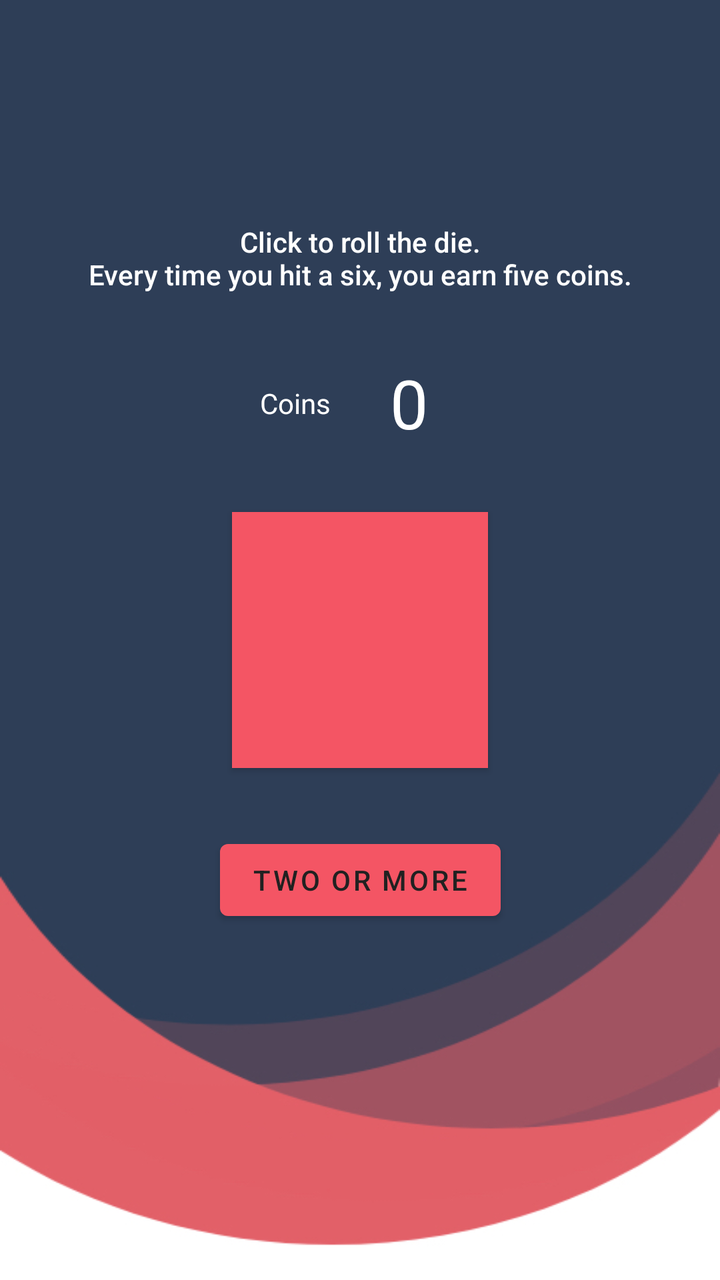
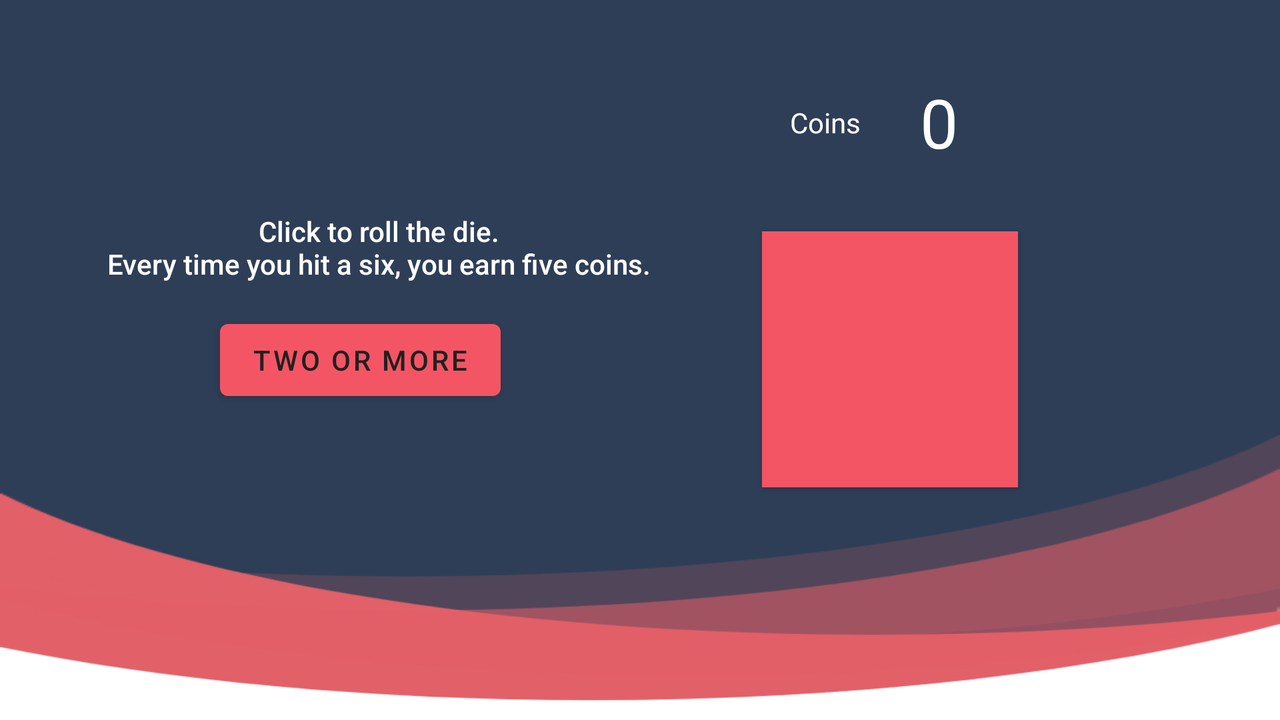

Compare how this app lays out the same screen by default and in its alternative resource folder. The renders come first, then the two layout files and the values they reference.
<!-- AndroidManifest.xml: application theme Theme.DiceGames -->
<!-- res/layout/activity_wallet.xml -->
<?xml version="1.0" encoding="utf-8"?>
<androidx.constraintlayout.widget.ConstraintLayout xmlns:android="http://schemas.android.com/apk/res/android"
    xmlns:app="http://schemas.android.com/apk/res-auto"
    xmlns:tools="http://schemas.android.com/tools"
    android:layout_width="match_parent"
    android:layout_height="match_parent"
    android:gravity="center"
    android:background="@drawable/backg"
    tools:context=".WalletActivity">

  <TextView
      android:id="@+id/txt_info"
      android:layout_width="0dp"
      android:layout_height="wrap_content"
      android:layout_marginBottom="8dp"
      android:padding="8dp"
      android:text="@string/wallet_info"
      android:textAlignment="center"
      android:textAppearance="@style/TextAppearance.AppCompat.Body2"
      android:textColor="#FFFFFF"
      app:layout_constraintBottom_toTopOf="@+id/txt_balance"
      app:layout_constraintEnd_toEndOf="parent"
      app:layout_constraintStart_toStartOf="parent" />


  <TextView
      android:id="@+id/txt_balance_label"
      android:layout_width="wrap_content"
      android:layout_height="wrap_content"
      android:text="@string/coins"
      android:textColor="#FFFFFF"
      app:layout_constraintBottom_toBottomOf="@+id/txt_balance"
      app:layout_constraintEnd_toStartOf="@+id/txt_balance"
      app:layout_constraintHorizontal_bias="0.5"
      app:layout_constraintStart_toStartOf="@+id/btn_die"
      app:layout_constraintTop_toTopOf="@+id/txt_balance" />


  <TextView
      android:id="@+id/txt_balance"
      android:layout_width="wrap_content"
      android:layout_height="wrap_content"
      android:layout_marginBottom="16dp"
      android:padding="16dp"
      android:text="@string/zero"
      android:textAppearance="@style/TextAppearance.AppCompat.Display1"
      android:textColor="#FFFFFF"
      app:layout_constraintBottom_toTopOf="@+id/btn_die"
      app:layout_constraintEnd_toEndOf="@+id/btn_die"
      app:layout_constraintHorizontal_bias="0.5"
      app:layout_constraintStart_toEndOf="@+id/txt_balance_label" />

  <Button
      android:id="@+id/btn_die"
      android:layout_width="wrap_content"
      android:layout_height="wrap_content"
      android:minWidth="128dp"
      android:minHeight="128dp"
      android:background="#F45564"
      android:backgroundTint="#F45564"
      android:contentDescription="@string/six_faced_die1"
      android:textAlignment="center"
      android:textAppearance="@style/TextAppearance.AppCompat.Display3"
      android:textColor="@color/black"
      app:autoSizeTextType="uniform"
      app:autoSizeMinTextSize="10sp"
      app:autoSizeMaxTextSize="80sp"
      app:autoSizeStepGranularity="2sp"
      app:layout_constraintBottom_toBottomOf="parent"
      app:layout_constraintEnd_toEndOf="parent"
      app:layout_constraintStart_toStartOf="parent"
      app:layout_constraintTop_toTopOf="parent" />



  <Button
      android:id="@+id/btn_launch_twoormore"
      android:layout_width="wrap_content"
      android:layout_height="wrap_content"
      android:layout_marginTop="32dp"
      android:text="@string/launch_two_or_more"
      android:textColor="#212121"
      app:layout_constraintEnd_toEndOf="parent"
      app:layout_constraintStart_toStartOf="parent"
      app:layout_constraintTop_toBottomOf="@+id/btn_die" />


</androidx.constraintlayout.widget.ConstraintLayout>
<!-- resources referenced by this layout -->
<resources>
  <color name="black">#FF000000</color>
  <!-- drawable backg: jpg bitmap (drawable, 40174 bytes) -->
  <string name="coins">Coins</string>
  <string name="launch_two_or_more">Two or more</string>
  <string name="six_faced_die1">Six faced die1</string>
  <string name="wallet_info">Click to roll the die.\nEvery time you hit a six, you earn five coins.</string>
  <string name="zero">0</string>
  <style name="Theme.DiceGames" parent="Theme.MaterialComponents.DayNight.DarkActionBar">
      
      <item name="colorPrimary">@color/die</item>
      <item name="colorPrimaryVariant">@color/blueback</item>
      <item name="colorOnPrimary">@color/white</item>
      
      <item name="colorSecondary">@color/teal_200</item>
      <item name="colorSecondaryVariant">@color/teal_700</item>
      <item name="colorOnSecondary">@color/black</item>
  
      
      <item name="android:statusBarColor" tools:targetApi="l">?attr/colorPrimaryVariant</item>
      
    </style>
  <color name="die">#F45564</color>
  <color name="blueback">#2A3E59</color>
  <color name="white">#FFFFFFFF</color>
  <color name="teal_200">#FF03DAC5</color>
  <color name="teal_700">#FF018786</color>
</resources>
<!-- res/layout-land/activity_wallet.xml (the repository's variant of the layout above) -->
<!-- drawn on the phone turned sideways -->
<?xml version="1.0" encoding="utf-8"?>
<androidx.constraintlayout.widget.ConstraintLayout xmlns:android="http://schemas.android.com/apk/res/android"
    xmlns:app="http://schemas.android.com/apk/res-auto"
    xmlns:tools="http://schemas.android.com/tools"
    android:layout_width="match_parent"
    android:layout_height="match_parent"
    android:gravity="center"
    android:background="@drawable/backg"
    tools:context=".WalletActivity">


  <TextView
      android:id="@+id/txt_info"
      android:layout_width="341dp"
      android:layout_height="58dp"
      android:padding="8dp"
      android:text="@string/wallet_info"
      android:textAlignment="center"
      android:textAppearance="@style/TextAppearance.AppCompat.Body2"
      android:textColor="#FFFFFF"
      app:layout_constraintBottom_toBottomOf="parent"
      app:layout_constraintEnd_toEndOf="parent"
      app:layout_constraintHorizontal_bias="0.064"
      app:layout_constraintStart_toStartOf="parent"
      app:layout_constraintTop_toTopOf="parent"
      app:layout_constraintVertical_bias="0.325" />

  <TextView
      android:id="@+id/txt_balance_label"
      android:layout_width="wrap_content"
      android:layout_height="wrap_content"
      android:text="@string/coins"
      android:textColor="#FFFFFF"
      app:layout_constraintBottom_toBottomOf="@+id/txt_balance"
      app:layout_constraintEnd_toStartOf="@+id/txt_balance"
      app:layout_constraintHorizontal_bias="0.5"
      app:layout_constraintStart_toStartOf="@+id/btn_die"
      app:layout_constraintTop_toTopOf="@+id/txt_balance" />


  <TextView
      android:id="@+id/txt_balance"
      android:layout_width="wrap_content"
      android:layout_height="wrap_content"
      android:layout_marginBottom="16dp"
      android:padding="16dp"
      android:text="@string/zero"
      android:textAppearance="@style/TextAppearance.AppCompat.Display1"
      android:textColor="#FFFFFF"
      app:layout_constraintBottom_toTopOf="@+id/btn_die"
      app:layout_constraintEnd_toEndOf="@+id/btn_die"
      app:layout_constraintHorizontal_bias="0.5"
      app:layout_constraintStart_toEndOf="@+id/txt_balance_label" />

  <Button
      android:id="@+id/btn_die"
      android:layout_width="128dp"
      android:layout_height="128dp"
      android:background="#F45564"
      android:backgroundTint="#F45564"
      android:contentDescription="@string/six_faced_die1"
      android:textAlignment="center"
      android:textAppearance="@style/TextAppearance.AppCompat.Display3"
      android:textColor="@color/black"
      android:textSize="80sp"
      app:layout_constraintBottom_toBottomOf="parent"
      app:layout_constraintEnd_toEndOf="parent"
      app:layout_constraintHorizontal_bias="0.744"
      app:layout_constraintStart_toStartOf="parent"
      app:layout_constraintTop_toTopOf="parent"
      app:layout_constraintVertical_bias="0.498" />

  <Button
      android:id="@+id/btn_launch_twoormore"
      android:layout_width="wrap_content"
      android:layout_height="wrap_content"
      android:text="@string/launch_two_or_more"
      android:textColor="#212121"
      app:layout_constraintBottom_toBottomOf="parent"
      app:layout_constraintEnd_toEndOf="parent"
      app:layout_constraintHorizontal_bias="0.22"
      app:layout_constraintStart_toStartOf="parent"
      app:layout_constraintTop_toTopOf="parent" />


</androidx.constraintlayout.widget.ConstraintLayout>
